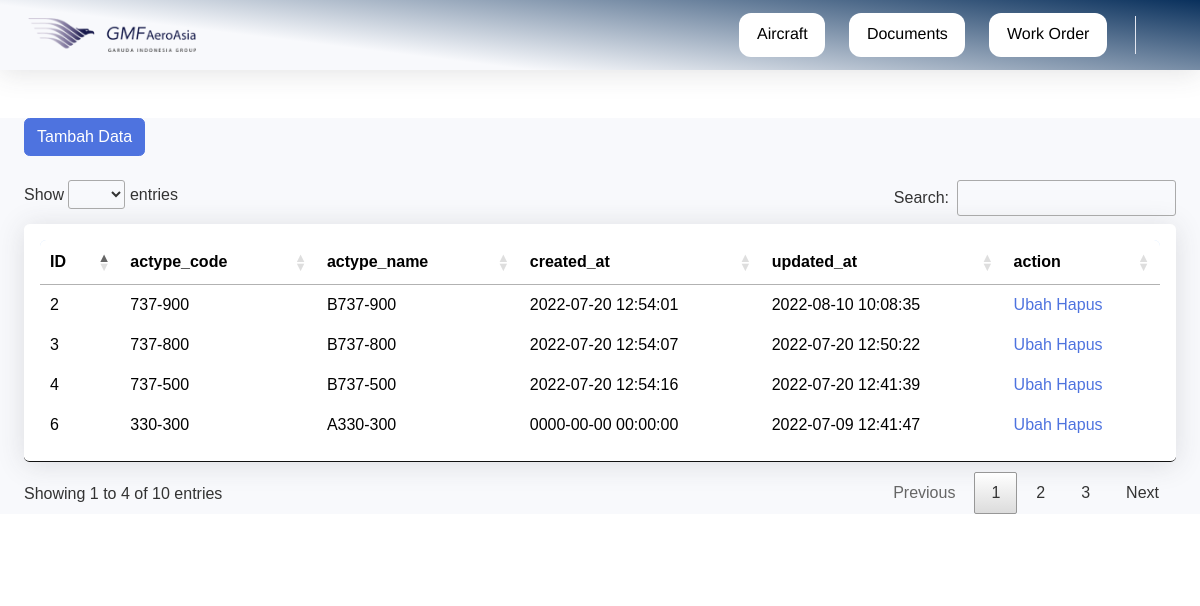
The page /index.php/aircraft_type on the database its author committed.
### tables this page shows
CREATE TABLE `aircraft_type` (
  `id` tinyint(4) NOT NULL,
  `actype_code` varchar(16) NOT NULL,
  `actype_name` varchar(16) NOT NULL,
  `created_at` datetime DEFAULT NULL,
  `updated_at` datetime DEFAULT NULL,
  PRIMARY KEY (`actype_code`)
);

### application/controllers/aircraft_type.php (called while the page is built, shortened)
<?php
class aircraft_type extends CI_Controller
{
    public function __construct()
    {
        $this->load->model('aircraft_type_model');
    }
    public function index()
    {
        $this->read();
    }
    public function read()
    {
        $aircraft_type = $this->aircraft_type_model->read();
        $output = array(
            'judul' => 'Aircraft Type',
            'theme_page' => 'aircraft/aircraft_type_read',
            'aircraft_type' => $aircraft_type
        );
        $this->load->view('theme/index', $output);
    }
}

### index.php (called while the page is built, shortened)
<?php
require_once BASEPATH.'core/CodeIgniter.php';

### application/models/aircraft_type_model.php (called while the page is built, shortened)
    <?php
class aircraft_type_model extends CI_Model
{
    public function read()
    {
        $this->db->select('*');
        $this->db->from('aircraft_type');
        $query = $this->db->get();
        return $query->result_array();
    }
}

### application/views/aircraft/aircraft_type_read.php (the view)
<a href=" <?php echo site_url('aircraft_type/insert'); ?>"" class=" btn btn-primary">Tambah Data</a>
<br><br>
<table class="table table-borderless table-hover shadow p-3 mb-5 bg-white rounded" id="datatables">
	<thead class="thead-blue">
		<tr>
			<th>ID</th>
			<th>actype_code</th>
			<th>actype_name</th>
			<th>created_at</th>
			<th>updated_at</th>
			<th>action</th>
		</tr>
	</thead>
	<tbody>
		<?php foreach ($aircraft_type as $type) : ?>
			<tr>
				<td><?php echo $type['id']; ?></td>
				<td><?php echo $type['actype_code']; ?></td>
				<td><?php echo $type['actype_name']; ?></td>
				<td><?php echo $type['created_at']; ?></td>
				<td><?php echo $type['updated_at']; ?></td>
				<td>
					<a href="<?php echo site_url('aircraft_type/update/' . $type['actype_code']); ?>">
						Ubah
					</a>
					<a href="<?php echo site_url('aircraft_type/delete/' . $type['actype_code']); ?>" onClick="return confirm('Delete Aircraft Type = <?php echo $type['actype_code'];?> ?')">
                            Hapus
                    </a>
				</td>
			</tr>
		<?php endforeach ?>
	</tbody>
</table>

### assets/css/table.css (style rules this page uses)
.thead-blue { background-color: #CCE3FF; }
table tr th, table tr td { border-right: 1px; border-bottom: 1px; padding: 5px; }
table tr th:first-child, table tr td:first-child { border-left: 1px; }
table tr th { border-top: 1px; text-align: left; }
table tr:first-child th:first-child { border-top-left-radius: 6px; }
table tr:first-child th:last-child { border-top-right-radius: 6px; }
table tr:last-child td:first-child { border-bottom-left-radius: 6px; }
table tr:last-child td:last-child { border-bottom-right-radius: 6px; }

### rows shown on the page
aircraft_type: id "6", actype_code "330-300", actype_name "A330-300", created_at "0000-00-00 00:00:00", updated_at "2022-07-09 12:41:47"
aircraft_type: id "4", actype_code "737-500", actype_name "B737-500", created_at "2022-07-20 12:54:16", updated_at "2022-07-20 12:41:39"
aircraft_type: id "3", actype_code "737-800", actype_name "B737-800", created_at "2022-07-20 12:54:07", updated_at "2022-07-20 12:50:22"
aircraft_type: id "2", actype_code "737-900", actype_name "B737-900", created_at "2022-07-20 12:54:01", updated_at "2022-08-10 10:08:35"
